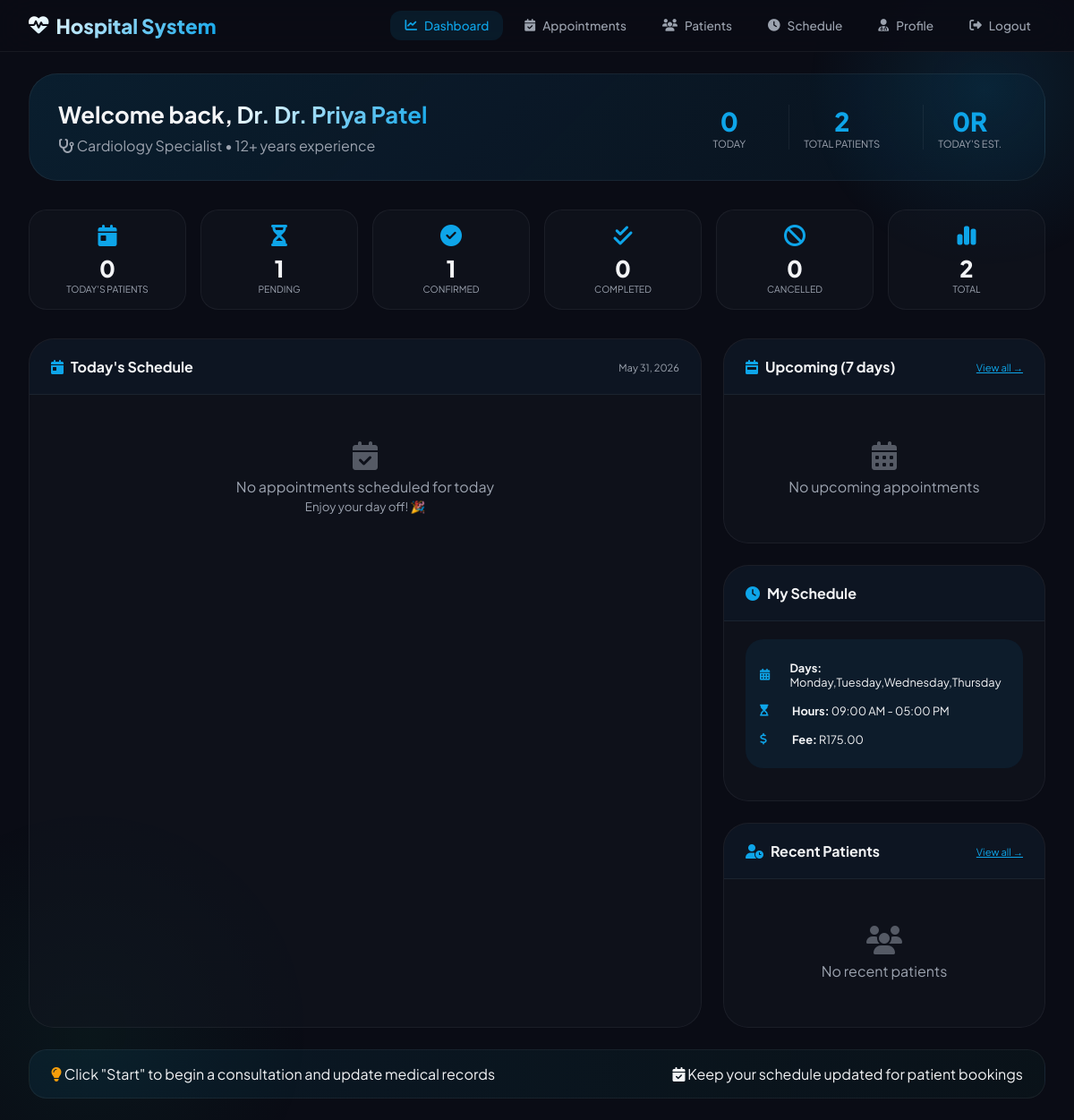
Screenshot of /doctor/dashboard.php (signed in) with the database file from the repository.
### tables this page shows
CREATE TABLE doctors (
    id INT PRIMARY KEY AUTO_INCREMENT,
    user_id INT UNIQUE,
    specialization VARCHAR(100),
    qualification VARCHAR(200),
    experience_years INT,
    consultation_fee DECIMAL(10, 2),
    available_days VARCHAR(100),
    available_time_start TIME,
    available_time_end TIME,
    FOREIGN KEY (user_id) REFERENCES users(id) ON DELETE CASCADE
);

### includes/SessionManager.php (called while the page is built, shortened)
<?php
class SessionManager {
    public static function getUserId() {
        return $_SESSION['user_id'] ?? null;
    }
    public static function getFullName() {
        return $_SESSION['full_name'] ?? null;
    }
}
?>

### doctor/dashboard.php (the view, shortened to what this page needs)
<?php
require_once '../includes/SessionManager.php';
$database = new Database();
$db = $database->getConnection();
$user_id = SessionManager::getUserId();
$doctor_name = SessionManager::getFullName();
$doctorQuery = "SELECT d.*, u.email, u.phone FROM doctors d
                JOIN users u ON d.user_id = u.id
                WHERE d.user_id = :user_id";
$stmt = $db->prepare($doctorQuery);
$stmt->bindParam(':user_id', $user_id);
$stmt->execute();
$doctor = $stmt->fetch(PDO::FETCH_ASSOC);
$statsQuery = "SELECT
    COUNT(*) as total,
    COUNT(CASE WHEN status = 'pending' THEN 1 END) as pending,
    COUNT(CASE WHEN status = 'confirmed' THEN 1 END) as confirmed,
    COUNT(CASE WHEN status = 'completed' THEN 1 END) as completed,
    COUNT(CASE WHEN status = 'cancelled' THEN 1 END) as cancelled,
    COUNT(CASE WHEN DATE(appointment_date) = CURDATE() AND status IN ('confirmed', 'pending') THEN 1 END) as today
    FROM appointments WHERE doctor_id = :doctor_id";
$stmt = $db->prepare($statsQuery);
$stmt->bindParam(':doctor_id', $doctor['id']);
$stmt->execute();
$stats = $stmt->fetch(PDO::FETCH_ASSOC);
$todayQuery = "SELECT a.*, u.full_name as patient_name, u.phone, u.email
               FROM appointments a
               JOIN users u ON a.patient_id = u.id
               WHERE a.doctor_id = :doctor_id AND a.appointment_date = CURDATE()
               ORDER BY a.appointment_time ASC";
$stmt = $db->prepare($todayQuery);
$stmt->bindParam(':doctor_id', $doctor['id']);
$stmt->execute();
$today_appointments = $stmt->fetchAll(PDO::FETCH_ASSOC);
$upcomingQuery = "SELECT a.*, u.full_name as patient_name, u.phone, u.email
                  FROM appointments a
                  JOIN users u ON a.patient_id = u.id
                  WHERE a.doctor_id = :doctor_id
                  AND a.appointment_date > CURDATE()
                  AND a.appointment_date <= DATE_ADD(CURDATE(), INTERVAL 7 DAY)
                  AND a.status IN ('pending', 'confirmed')
                  ORDER BY a.appointment_date ASC, a.appointment_time ASC
                  LIMIT 5";
$stmt = $db->prepare($upcomingQuery);
$stmt->bindParam(':doctor_id', $doctor['id']);
$stmt->execute();
$upcoming_appointments = $stmt->fetchAll(PDO::FETCH_ASSOC);
$recentPatientsQuery = "SELECT DISTINCT u.id, u.full_name, u.phone, u.email, a.appointment_date
                        FROM appointments a
                        JOIN users u ON a.patient_id = u.id
                        WHERE a.doctor_id = :doctor_id AND a.status = 'completed'
                        ORDER BY a.appointment_date DESC
                        LIMIT 5";
$stmt = $db->prepare($recentPatientsQuery);
$stmt->bindParam(':doctor_id', $doctor['id']);
$stmt->execute();
$recent_patients = $stmt->fetchAll(PDO::FETCH_ASSOC);
$today_earnings = $stats['today'] * $doctor['consultation_fee'];
?>
<!DOCTYPE html>
<html lang="en">
<head>
    <link rel="stylesheet" href="https://cdnjs.cloudflare.com/ajax/libs/font-awesome/6.4.0/css/all.min.css">
</head>
<body>
    <div class="bg-orb-1"></div>
    <div class="bg-orb-2"></div>
    <nav class="navbar">
        <div class="navbar-container">
            <a href="dashboard.php" class="logo">
                <i class="fas fa-heart-pulse"></i>
                <span>Hospital System</span>
            </a>
            <ul class="nav-menu">
                <li><a href="dashboard.php" class="nav-link active"><i class="fas fa-chart-line"></i> Dashboard</a></li>
                <li><a href="appointments.php" class="nav-link"><i class="fas fa-calendar-check"></i> Appointments</a></li>
                <li><a href="patients.php" class="nav-link"><i class="fas fa-users"></i> Patients</a></li>
                <li><a href="schedule.php" class="nav-link"><i class="fas fa-clock"></i> Schedule</a></li>
                <li><a href="profile.php" class="nav-link"><i class="fas fa-user-md"></i> Profile</a></li>
                <li><a href="../logout.php" class="nav-link"><i class="fas fa-sign-out-alt"></i> Logout</a></li>
            </ul>
        </div>
    </nav>
    <div class="dashboard-wrapper">
        <div class="hero-section">
            <div class="hero-info">
                <h1>Welcome back, <span>Dr. <?php echo htmlspecialchars($doctor_name); ?></span></h1>
                <p><i class="fas fa-stethoscope"></i> <?php echo htmlspecialchars($doctor['specialization']); ?> Specialist • <?php echo $doctor['experience_years']; ?>+ years experience</p>
            </div>
            <div class="hero-stats">
                <div class="hero-stat">
                    <div class="number"><?php echo $stats['today'] ?? 0; ?></div>
                    <div class="label">Today</div>
                </div>
                <div class="hero-stat">
                    <div class="number"><?php echo $stats['total'] ?? 0; ?></div>
                    <div class="label">Total Patients</div>
                </div>
                <div class="hero-stat">
                    <div class="number"><?php echo number_format($today_earnings, 0); ?>R</div>
                    <div class="label">Today's Est.</div>
                </div>
            </div>
        </div>
        <div class="stats-grid">
            <div class="stat-card"><i class="fas fa-calendar-day"></i><div class="stat-number"><?php echo $stats['today'] ?? 0; ?></div><div class="stat-label">Today's Patients</div></div>
            <div class="stat-card"><i class="fas fa-hourglass-half"></i><div class="stat-number"><?php echo $stats['pending'] ?? 0; ?></div><div class="stat-label">Pending</div></div>
            <div class="stat-card"><i class="fas fa-check-circle"></i><div class="stat-number"><?php echo $stats['confirmed'] ?? 0; ?></div><div class="stat-label">Confirmed</div></div>
            <div class="stat-card"><i class="fas fa-check-double"></i><div class="stat-number"><?php echo $stats['completed'] ?? 0; ?></div><div class="stat-label">Completed</div></div>
            <div class="stat-card"><i class="fas fa-ban"></i><div class="stat-number"><?php echo $stats['cancelled'] ?? 0; ?></div><div class="stat-label">Cancelled</div></div>
            <div class="stat-card"><i class="fas fa-chart-simple"></i><div class="stat-number"><?php echo $stats['total'] ?? 0; ?></div><div class="stat-label">Total</div></div>
        </div>
        <div class="two-columns">
            <div class="glass-card">
                <div class="card-header">
                    <h3><i class="fas fa-calendar-day"></i> Today's Schedule</h3>
                    <span style="font-size: 0.7rem; color: var(--text-muted);"><?php echo date('F j, Y'); ?></span>
                </div>
                <div class="card-body">
                    <?php if (count($today_appointments) > 0): ?>
                        <div class="timeline-list">
                            <?php foreach ($today_appointments as $appointment): ?>
                                <div class="timeline-item">
                                    <div class="timeline-time"><?php echo date('h:i A', strtotime($appointment['appointment_time'])); ?></div>
                                    <div class="timeline-content">
                                        <div class="name"><?php echo htmlspecialchars($appointment['patient_name']); ?></div>
                                        <div class="email"><?php echo htmlspecialchars($appointment['email']); ?></div>
                                    </div>
                                    <span class="status-badge status-<?php echo $appointment['status']; ?>">
                                        <?php echo ucfirst($appointment['status']); ?>
                                    </span>
                                    <button onclick="startConsultation(<?php echo $appointment['id']; ?>)" class="btn-start">
                                        <i class="fas fa-stethoscope"></i> Start
                                    </button>
                                </div>
                            <?php endforeach; ?>
                        </div>
                    <?php else: ?>
                        <div class="empty-state">
                            <i class="fas fa-calendar-check"></i>
                            <p>No appointments scheduled for today</p>
                            <small style="color: var(--text-muted);">Enjoy your day off! 🎉</small>
                        </div>
                    <?php endif; ?>
                </div>
            </div>
            <div>
                <div class="glass-card" style="margin-bottom: 1.5rem;">
                    <div class="card-header">
                        <h3><i class="fas fa-calendar-week"></i> Upcoming (7 days)</h3>
                        <a href="appointments.php" style="color: var(--primary); font-size: 0.7rem;">View all →</a>
                    </div>
                    <div class="card-body">
                        <?php if (count($upcoming_appointments) > 0): ?>
                            <div class="upcoming-list">
                                <?php foreach ($upcoming_appointments as $appointment): ?>
                                    <div class="upcoming-item">
                                        <div class="upcoming-date"><?php echo date('M d', strtotime($appointment['appointment_date'])); ?></div>
                                        <div class="upcoming-patient"><?php echo htmlspecialchars($appointment['patient_name']); ?></div>
                                        <span class="status-badge status-<?php echo $appointment['status']; ?>">
                                            <?php echo ucfirst($appointment['status']); ?>
                                        </span>
                                    </div>
                                <?php endforeach; ?>
                            </div>
                        <?php else: ?>
                            <div class="empty-state">
                                <i class="fas fa-calendar-alt"></i>
                                <p>No upcoming appointments</p>
                            </div>
                        <?php endif; ?>
                    </div>
                </div>
                <div class="glass-card" style="margin-bottom: 1.5rem;">
                    <div class="card-header">
                        <h3><i class="fas fa-clock"></i> My Schedule</h3>
                    </div>
                    <div class="card-body">
                        <div class="schedule-block">
                            <div class="schedule-row">
                                <i class="fas fa-calendar-alt"></i>
                                <span><strong>Days:</strong> <?php echo htmlspecialchars($doctor['available_days'] ?: 'Not set'); ?></span>
                            </div>
                            <div class="schedule-row">
                                <i class="fas fa-hourglass-start"></i>
                                <span><strong>Hours:</strong> <?php echo date('h:i A', strtotime($doctor['available_time_start'])); ?> - <?php echo date('h:i A', strtotime($doctor['available_time_end'])); ?></span>
                            </div>
                            <div class="schedule-row">
                                <i class="fas fa-dollar-sign"></i>
                                <span><strong>Fee:</strong> R<?php echo number_format($doctor['consultation_fee'], 2); ?></span>
                            </div>
                        </div>
                    </div>
                </div>
                <div class="glass-card">
                    <div class="card-header">
                        <h3><i class="fas fa-user-clock"></i> Recent Patients</h3>
                        <a href="patients.php" style="color: var(--primary); font-size: 0.7rem;">View all →</a>
                    </div>
                    <div class="card-body">
                        <?php if (count($recent_patients) > 0): ?>
                            <div class="patient-list">
                                <?php foreach ($recent_patients as $patient): ?>
                                    <div class="patient-item">
                                        <div style="display: flex; align-items: center;">
                                            <div class="patient-avatar"><?php echo strtoupper(substr($patient['full_name'], 0, 1)); ?></div>
                                            <div class="patient-info">
                                                <div class="patient-name"><?php echo htmlspecialchars($patient['full_name']); ?></div>
                                                <div class="patient-date">Last visit: <?php echo date('M d, Y', strtotime($patient['appointment_date'])); ?></div>
                                            </div>
                                        </div>
                                        <button onclick="viewPatient(<?php echo $patient['id']; ?>)" class="btn-view">
                                            <i class="fas fa-notes-medical"></i> View
                                        </button>
                                    </div>
                                <?php endforeach; ?>
                            </div>
                        <?php else: ?>
                            <div class="empty-state">
                                <i class="fas fa-users"></i>
                                <p>No recent patients</p>
                            </div>
                        <?php endif; ?>
                    </div>
                </div>
            </div>
        </div>
        <div class="tips-bar">
            <div><i class="fas fa-lightbulb" style="color: var(--warning);"></i> Click "Start" to begin a consultation and update medical records</div>
            <div><i class="fas fa-calendar-check"></i> Keep your schedule updated for patient bookings</div>
        </div>
    </div>
</body>
</html>

### rows the page displays
doctors: specialization "Cardiology", experience_years "12", available_days "Monday,Tuesday,Wednesday,Thursday", available_time_start "09:00 AM", available_time_end "05:00 PM", consultation_fee "175.00"

### other values shown
$doctor_name "Dr. Priya Patel"
$stats['today'] "0"
$stats['total'] "2"
$today_earnings "0"
$stats['pending'] "1"
$stats['confirmed'] "1"
$stats['completed'] "0"
$stats['cancelled'] "0"
